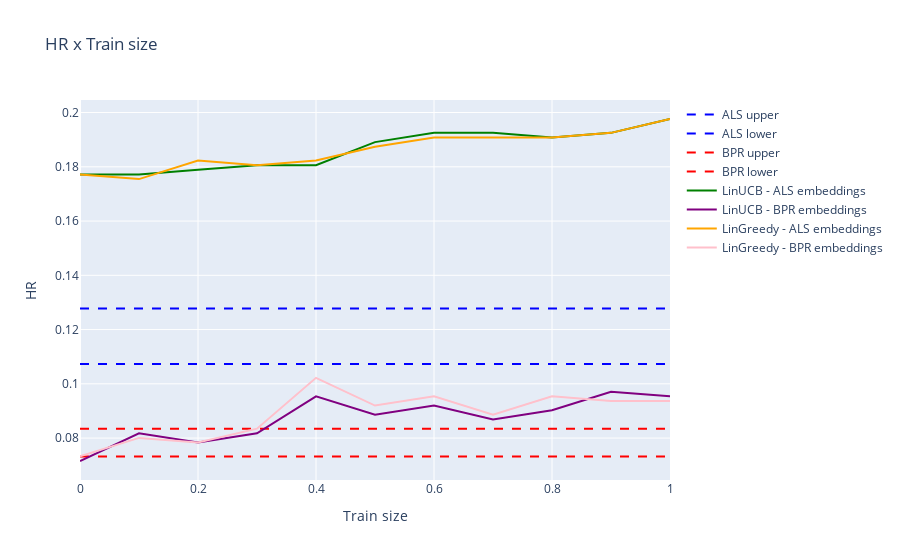

Notebook code for this chart:
### Code cell
plot_results(df_results, 'results-v6')

### Figure 1 — Plotly figure (JSON) as saved in the notebook; plotly's stock layout.template omitted (floating-point values rounded to 4 significant figures)
{"data": [{"line": {"color": "blue", "dash": "dash"}, "mode": "lines", "name": "ALS upper", "type": "scatter", "x": [0, 0.1, 0.2, 0.3, 0.4, 0.5, 0.6, 0.7, 0.8, 0.9, 1], "y": [0.1278, 0.1278, 0.1278, 0.1278, 0.1278, 0.1278, 0.1278, 0.1278, 0.1278, 0.1278, 0.1278]}, {"line": {"color": "blue", "dash": "dash"}, "mode": "lines", "name": "ALS lower", "type": "scatter", "x": [0, 0.1, 0.2, 0.3, 0.4, 0.5, 0.6, 0.7, 0.8, 0.9, 1], "y": [0.1073, 0.1073, 0.1073, 0.1073, 0.1073, 0.1073, 0.1073, 0.1073, 0.1073, 0.1073, 0.1073]}, {"line": {"color": "red", "dash": "dash"}, "mode": "lines", "name": "BPR upper", "type": "scatter", "x": [0, 0.1, 0.2, 0.3, 0.4, 0.5, 0.6, 0.7, 0.8, 0.9, 1], "y": [0.08348, 0.08348, 0.08348, 0.08348, 0.08348, 0.08348, 0.08348, 0.08348, 0.08348, 0.08348, 0.08348]}, {"line": {"color": "red", "dash": "dash"}, "mode": "lines", "name": "BPR lower", "type": "scatter", "x": [0, 0.1, 0.2, 0.3, 0.4, 0.5, 0.6, 0.7, 0.8, 0.9, 1], "y": [0.07325, 0.07325, 0.07325, 0.07325, 0.07325, 0.07325, 0.07325, 0.07325, 0.07325, 0.07325, 0.07325]}, {"line": {"color": "green", "dash": "solid"}, "mode": "lines", "name": "LinUCB - ALS embeddings", "type": "scatter", "x": [0, 0.1, 0.2, 0.3, 0.4, 0.5, 0.6, 0.7, 0.8, 0.9, 1], "y": [0.1772, 0.1772, 0.1789, 0.1806, 0.1806, 0.1891, 0.1925, 0.1925, 0.1908, 0.1925, 0.1976]}, {"line": {"color": "purple", "dash": "solid"}, "mode": "lines", "name": "LinUCB - BPR embeddings", "type": "scatter", "x": [0, 0.1, 0.2, 0.3, 0.4, 0.5, 0.6, 0.7, 0.8, 0.9, 1], "y": [0.07155, 0.08177, 0.07836, 0.08177, 0.0954, 0.08859, 0.09199, 0.08688, 0.09029, 0.0971, 0.0954]}, {"line": {"color": "orange", "dash": "solid"}, "mode": "lines", "name": "LinGreedy - ALS embeddings", "type": "scatter", "x": [0, 0.1, 0.2, 0.3, 0.4, 0.5, 0.6, 0.7, 0.8, 0.9, 1], "y": [0.1772, 0.1755, 0.1823, 0.1806, 0.1823, 0.1874, 0.1908, 0.1908, 0.1908, 0.1925, 0.1976]}, {"line": {"color": "pink", "dash": "solid"}, "mode": "lines", "name": "LinGreedy - BPR embeddings", "type": "scatter", "x": [0, 0.1, 0.2, 0.3, 0.4, 0.5, 0.6, 0.7, 0.8, 0.9, 1], "y": [0.07325, 0.08007, 0.07836, 0.08348, 0.1022, 0.09199, 0.0954, 0.08859, 0.0954, 0.0937, 0.0937]}], "layout": {"title": {"text": "HR x Train size"}, "xaxis": {"title": {"text": "Train size"}}, "yaxis": {"title": {"text": "HR"}}}}
